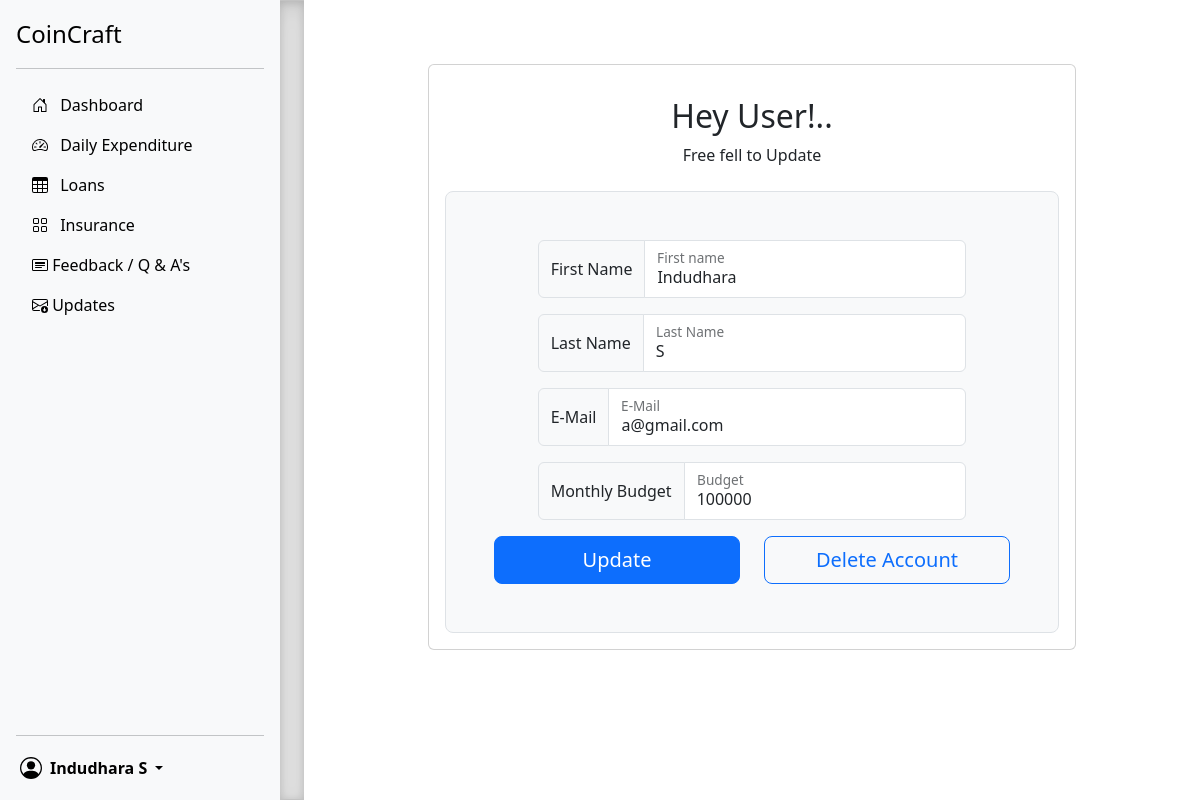
The app's page /profile.php (signed in) with its own data.
### tables this page shows
CREATE TABLE `users` (
  `id` int(11) NOT NULL,
  `first_name` varchar(50) NOT NULL,
  `last_name` varchar(50) NOT NULL,
  `budget` float NOT NULL DEFAULT 100000,
  `email` varchar(50) NOT NULL,
  `password` varchar(255) NOT NULL,
  `datestamp` datetime NOT NULL DEFAULT current_timestamp()
);

### mainContent/profile.php (the view, shortened to what this page needs)
<?php
$uid=$_SESSION['slno'];
?>
<div class="container p-3 ">
    <div class="card w-75 mx-auto my-5">
        <div class="card-body">
            <h2 class="card-title text-center pt-3">Hey User!..</h2>
            <p class="card-title text-center pb-3" >Free fell to Update</p>
            <form class="p-4 p-md-5 border rounded-3 bg-body-tertiary" method="POST"
                action="<?php echo $_SERVER['REQUEST_URI'] ?>">
                <div class="row g-2  mb-3 ">
                    <div class="col-md-10 mx-auto">
                        <div class="input-group " >
                            <span class="input-group-text">First Name</span>
                            <div class="form-floating">
                                <input type="text" class="form-control" id="amount" placeholder="Username"
                                    name="fname" value="<?php
                                            $sql = "SELECT * FROM `users` where id = $uid";
                                            $result = mysqli_query($conn, $sql);
                                            while($row = mysqli_fetch_assoc($result)){
                                                echo $row['first_name'];
                                            }
                                        ?>">
                                <label for="amount">First name</label>
                            </div>
                        </div>
                    </div>
                </div>
                <div class="row g-2  mb-3 ">
                    <div class="col-md-10 mx-auto">
                        <div class="input-group  ">
                            <span class="input-group-text">Last Name</span>
                            <div class="form-floating">
                                <input type="text" class="form-control" id="amount" placeholder="Username"
                                    name="lname" value="<?php
                                            $sql = "SELECT * FROM `users` where id = $uid";
                                            $result = mysqli_query($conn, $sql);
                                            while($row = mysqli_fetch_assoc($result)){
                                                echo $row['last_name'];
                                            }
                                        ?>">
                                <label for="amount">Last Name</label>
                            </div>
                        </div>
                    </div>
                </div>
                <div class="row g-2  mb-3 ">
                    <div class="col-md-10 mx-auto">
                        <div class="input-group  ">
                            <span class="input-group-text">E-Mail</span>
                            <div class="form-floating">
                                <input type="text" class="form-control" id="amount" placeholder="Username"
                                    name="email" value="<?php
                                            $sql = "SELECT * FROM `users` where id = $uid";
                                            $result = mysqli_query($conn, $sql);
                                            while($row = mysqli_fetch_assoc($result)){
                                                echo $row['email'];
                                            }
                                        ?>">
                                <label for="amount">E-Mail</label>
                            </div>
                        </div>
                    </div>
                </div>
                <div class="row g-2  mb-3 ">
                    <div class="col-md-10 mx-auto">
                        <div class="input-group  ">
                            <span class="input-group-text">Monthly Budget</span>
                            <div class="form-floating">
                                <input type="text" class="form-control" id="amount" placeholder="Username"
                                    name="budget" value="<?php
                                            $sql = "SELECT * FROM `users` where id = $uid";
                                            $result = mysqli_query($conn, $sql);
                                            while($row = mysqli_fetch_assoc($result)){
                                                echo $row['budget'];
                                            }
                                        ?>">
                                <label for="amount">Budget</label>
                            </div>
                        </div>
                    </div>
                </div>
                <div class="row">
  <div class="col">
  <button class="w-100 btn btn-lg btn-primary mx-auto" type="submit">Update</button>
  </div>
  <div class="col">
    <a href="delete.php" class="w-100 btn-lg btn btn-outline-primary mx-auto">Delete Account</a>
  </div>
</div>
            </form>
        </div>
    </div>
</div>

### sidebars.css (style rules this page uses)
body { min-height: 100vh; min-height: -webkit-fill-available; }
html { height: -webkit-fill-available; }

### records on screen
users: fname "Indudhara", lname "S", email "a@gmail.com", budget "100000"

### other values on screen
$_SESSION['first_name'] "Indudhara"
$_SESSION['last_name'] "S"
